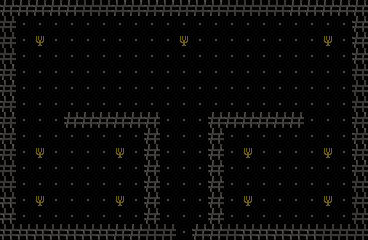

Below is a game level as drawn by its tile map, then a one-line description and the .tmx that defines it (tile-layer data replaced by summaries):
An orthogonal 23x15 tile map with 16x16 px tiles, 1 tile layer (Capa de patrones 1) and 14 objects.

<map version="1.10" tiledversion="1.12.2" orientation="orthogonal" renderorder="right-down" width="23" height="15" tilewidth="16" tileheight="16" infinite="0" nextlayerid="4" nextobjectid="43">
 <tileset firstgid="1" name="tileset" tilewidth="16" tileheight="16" tilecount="64" columns="8">
  <image source="../tileset/tileset.png" width="128" height="128" />
 </tileset>
 <layer id="1" name="Capa de patrones 1" width="23" height="15">
  <data>[345 cells, 345 non-empty, 6 distinct tile ids]</data>
 </layer>
 <objectgroup id="3" name="spawnEnemigo">
  <object id="38" x="64" y="176" width="16" height="16" />
  <object id="39" x="288" y="176" width="16" height="16" />
  <object id="40" x="288" y="48" width="16" height="16" />
  <object id="41" x="64" y="48" width="16" height="16" />
  <object id="42" x="176" y="48" width="16" height="16" />
 </objectgroup>
 <objectgroup id="2" name="colisiones">
  <object id="28" x="0" y="0" width="368" height="16" />
  <object id="29" x="352" y="16" width="16" height="224" />
  <object id="30" x="192" y="224" width="160" height="16" />
  <object id="31" x="208" y="112" width="16" height="112" />
  <object id="32" x="224" y="112" width="80" height="16" />
  <object id="33" x="64" y="112" width="96" height="16" />
  <object id="34" x="144" y="128" width="16" height="96" />
  <object id="35" x="0" y="224" width="176" height="16" />
  <object id="37" x="0" y="16" width="16" height="208" />
 </objectgroup>
</map>
